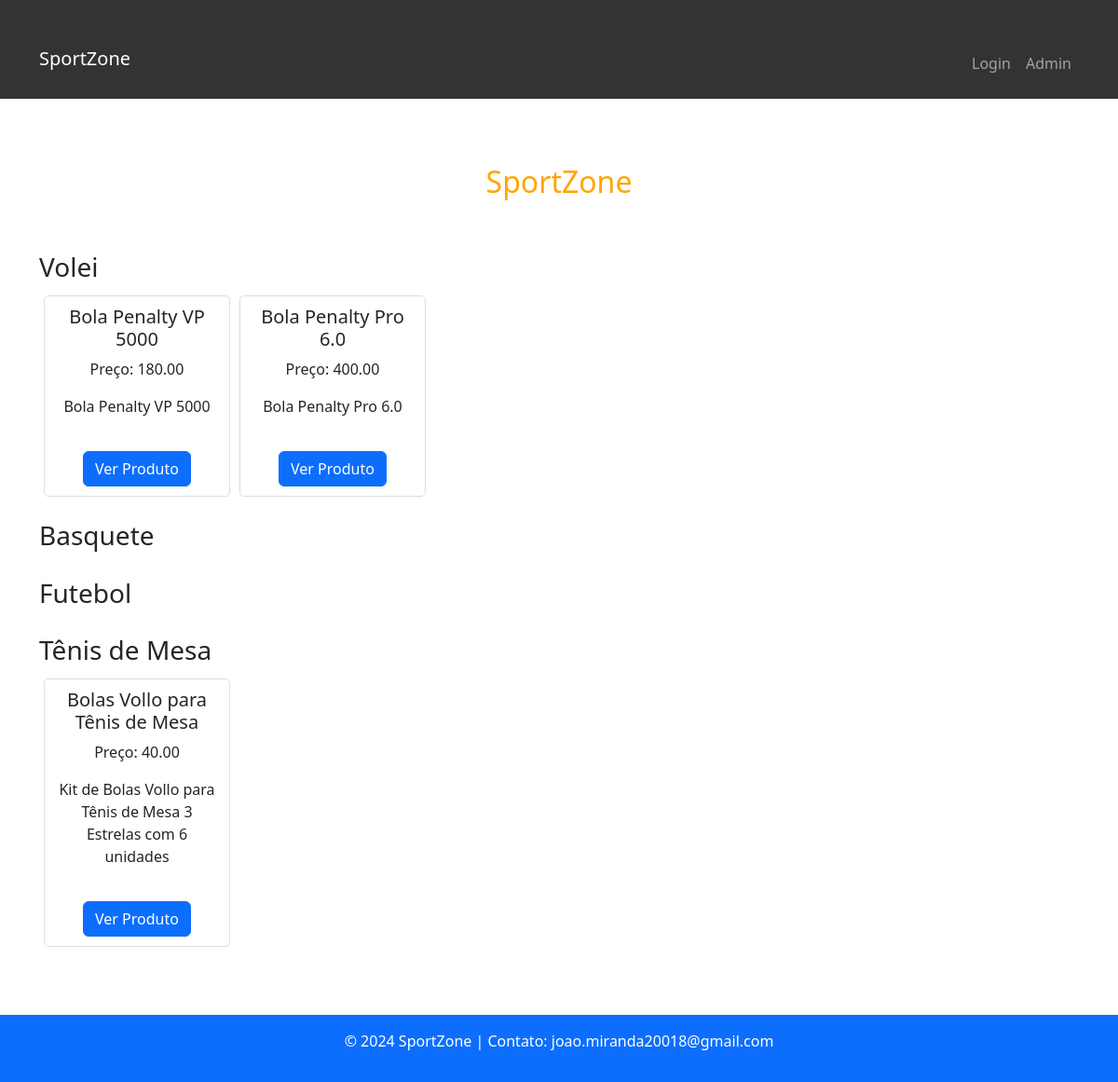
The page / on the database its author committed.
### polls/models.py (models this page shows, shortened)
class Categoria(models.Model):
    nome = models.CharField(max_length=200)
    descricao = models.TextField()

class Produto(models.Model):
    nome = models.CharField(max_length=200)
    descricao = models.CharField(max_length=200)
    preco_custo = models.DecimalField(max_digits=10, decimal_places=2)
    preco_venda = models.DecimalField(max_digits=10, decimal_places=2)
    quantidade = models.IntegerField()
    quantidade_minima = models.IntegerField()
    categoria = models.ForeignKey(Categoria, on_delete=models.CASCADE, null=True, blank=True)

### polls/views.py (the view)
# urls.py: path('', views.index, name='index'),
def index(request):
    categorias = Categoria.objects.all()
    context = {
        'categorias': categorias,
    }
    return render(request, 'index.html', context)

### polls/templates/index.html (shortened to what this page needs)
<!DOCTYPE html>
{% load static %}
<html lang="en">
<head>
    <link rel="stylesheet" href="https://cdn.jsdelivr.net/npm/bootstrap@5.3.0/dist/css/bootstrap.min.css">
</head>
<body>
  <header>
    <nav class="navbar navbar-expand-lg navbar-dark bg-primary fixed-top">
        <div class="container">
            <a class="navbar-brand" href="{% url 'index' %}">SportZone</a>
            <div class="collapse navbar-collapse">
                <ul class="navbar-nav ms-auto">
                    <li class="nav-item">
                        <a class="nav-link btn btn-secondary ml-auto" href="{% url 'login_view' %}">Login</a>
                    </li>
                    <li class="nav-item">
                        <a class="nav-link btn btn-secondary ml-auto" href="/admin">Admin</a>
                    </li>
                </ul>
            </div>
        </div>
    </nav>
</header>
<div class="logo-container text-center mt-5 pt-5">
    <h2 class="project-name">SportZone</h2>
</div>
<div class="container mt-5">
  {% for categoria in categorias %}
  <div class="category-section">
      <h3>{{ categoria.nome }}</h3>
      <div class="product-list">
          {% for produto in categoria.produto_set.all %}
          <div class="product-card">
              <h5>{{ produto.nome }}</h5>
              <p>Preço: {{ produto.preco_venda }}</p>
              <p>{{ produto.descricao }}</p>
              <a class="btn btn-primary" href="{% url 'produto_detail' produto_id=produto.id %}">Ver Produto</a>
          </div>
          {% endfor %}
      </div>
  </div>
  {% endfor %}
</div>
<footer class="bg-primary text-white text-center py-3 mt-5">
    <p>&copy; 2024 SportZone | Contato: joao.miranda20018@gmail.com</p>
</footer>
</body>
</html>

### polls/templates/index.html (style rules this page uses)
body { padding-top: 70px; display: flex; flex-direction: column; min-height: 100vh; }
header { position: fixed; top: 0; left: 0; right: 0; z-index: 100; }
.navbar { background-color: #333333 !important; }
.navbar-brand { color: #fff !important; }
footer { background-color: #224488; color: #fff; padding: 10px; text-align: center; margin-top: auto; }
ul { list-style: none; padding-left: 0; margin-top: 20px; text-align: center; }
li { margin-bottom: 10px; }
a { display: block; text-align: center; margin-top: 20px; }
.logo-container { text-align: center; margin-top: 10px; }
.project-name { color: #FFA500; margin-top: 10px; }
.product-card { margin: 5px; padding: 10px; border: 1px solid #ddd; border-radius: 5px; text-align: center; width: 200px; }
.product-list { display: flex; overflow-x: auto; scroll-behavior: smooth; }
.category-section { margin-bottom: 20px; }

### rows shown on the page
Categoria: nome "Volei"
Produto: nome "Bola Penalty VP 5000", preco_venda "180.00", descricao "Bola Penalty VP 5000"
Produto: nome "Bola Penalty Pro 6.0", preco_venda "400.00", descricao "Bola Penalty Pro 6.0"
Categoria: nome "Basquete"
Categoria: nome "Futebol"
Categoria: nome "Tênis de Mesa"
Produto: nome "Bolas Vollo para Tênis de Mesa", preco_venda "40.00", descricao "Kit de Bolas Vollo para Tênis de Mesa 3 Estrelas com 6 unidades"
